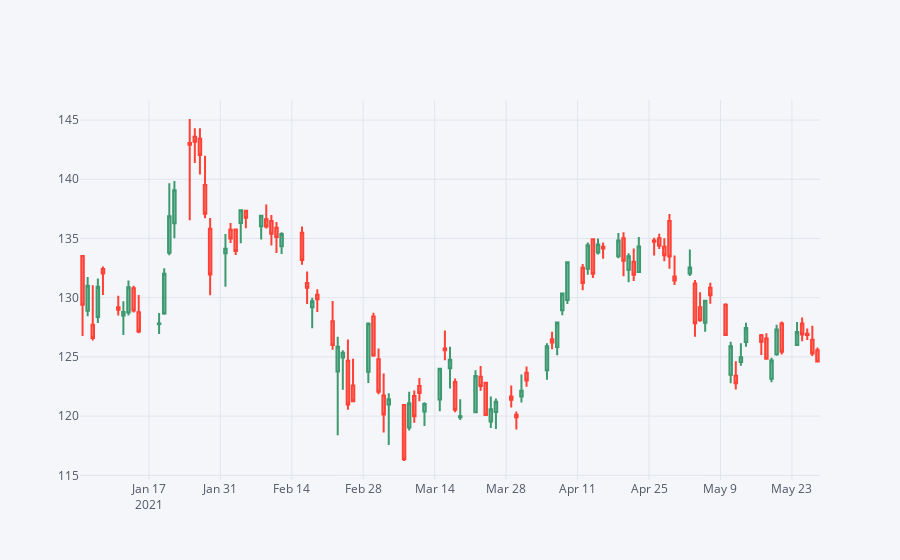

The notebook cell this image was saved under:
### Code cell
df.loc["2021"].iplot(kind="candle")
